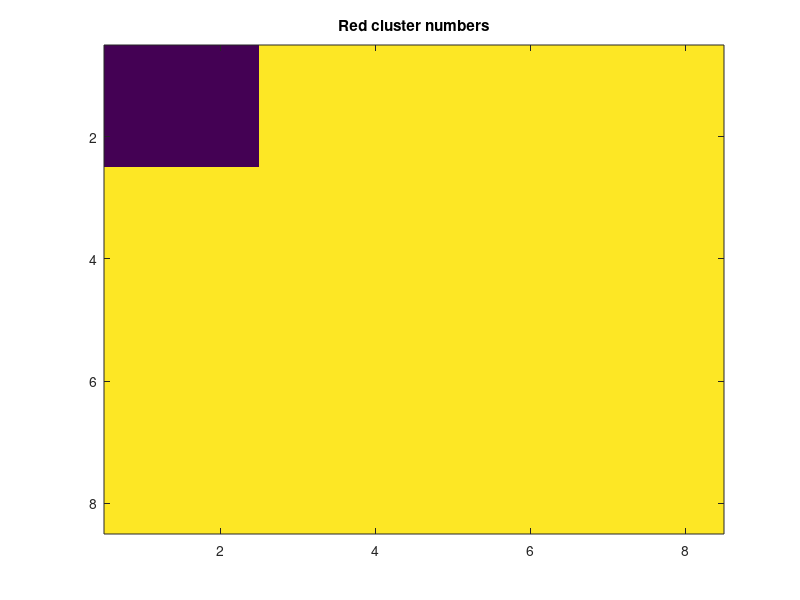
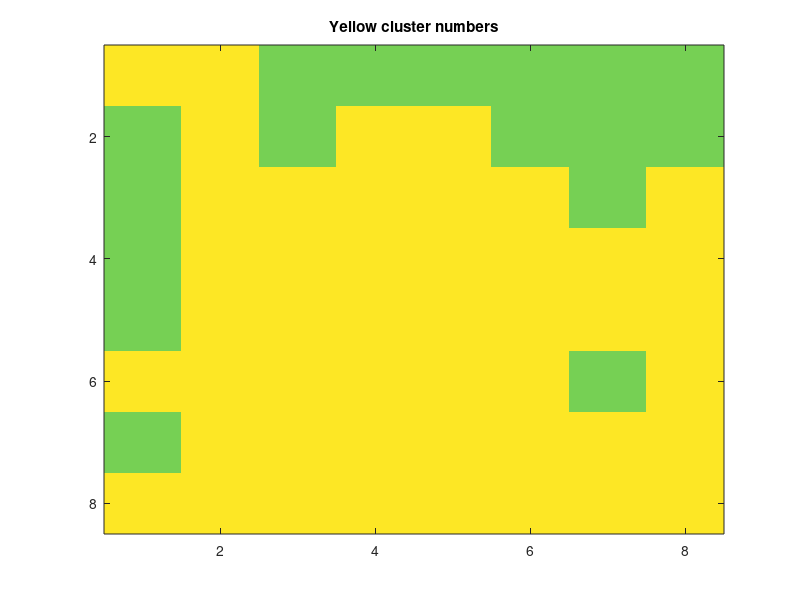

MATLAB code to generate these figures, in order:
numClusters = zeros(64,2);
if ~exist('data_no_transitions_r1.mat')
    for i = 1:64
        
            I = imread(['r_images/sim_' num2str(i - 1) '_cropped_1.png']);
        
%         figure('position',[31 230 643 561]);  
%         imshow(I);
        I = rgb2gray(I);
        BW = imbinarize(I, .07);
        Icropped = imcrop(BW, [0 0 1360 880]);
        BW2 = bwareafilt(Icropped,[1200 Inf]);
        [labeled, num] = bwlabel(BW2);
        numClusters(i, 1) = num;
%         figure('position',[697 227 708 554]);
%         imshow(labeled)

        imwrite( labeled, ['clustered_r_' num2str(i) '.png'])

        I = imread(['y_images/sim_' num2str(i - 1) '_cropped_2.png']);
%         figure('position',[31 230 643 561]);  
%         imshow(I);
        I = rgb2gray(I);
        BW = imbinarize(I, .165);
        Icropped = imcrop(BW, [0 0 1360 880]);
        BW2 = bwareafilt(Icropped,[600 Inf]);
        [labeled, num] = bwlabel(BW2);
        numClusters(i, 2) = num;
%         figure('position',[697 227 708 554]);  
%         imshow(labeled)

        imwrite( labeled, ['clustered_y_' num2str(i) '.png'])

    end
    save('data_no_transitions_r1.mat', 'numClusters')
else
    load('data_no_transitions_r1.mat')
end

 redArr = reshape(numClusters(:, 1), [8 8])
 redArr = redArr';
redArr = redArr .* (256 / max(numClusters(:, 1))); 
yArr = reshape(numClusters(:, 2), [8 8]);
yArr = yArr';
yArr = yArr .* (256 / max(numClusters(:, 2))); 

figure;
image(redArr)
colormap viridis
caxis([0 5])
title('Red cluster numbers');

figure;
image(yArr)
caxis([0 5])
colormap viridis
title('Yellow cluster numbers');

numClusters